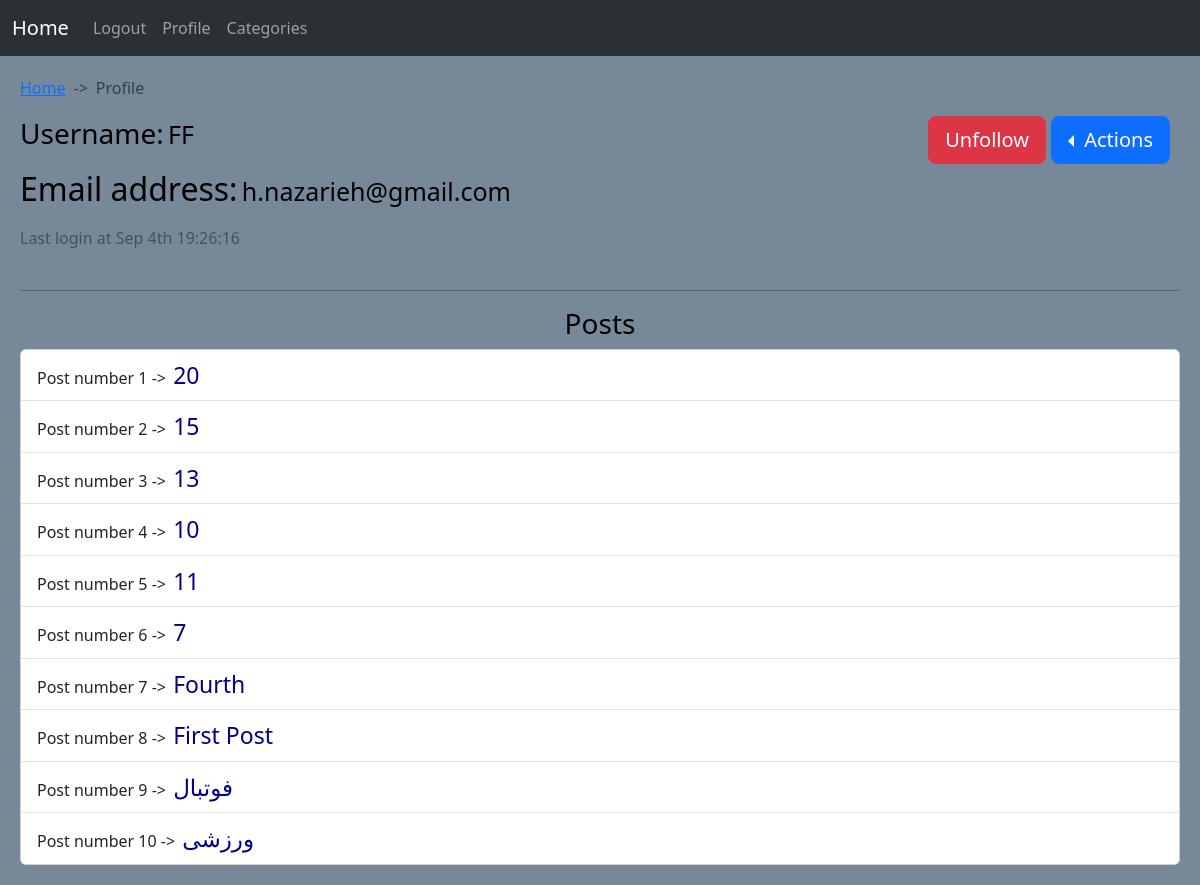
The page /accounts/Profile/FF/ (signed in) on the database its author committed.
### Posts/models.py (models this page shows, shortened)
class PostModel(models.Model):
    category = models.ForeignKey(
        CategoryModel,
        on_delete=models.CASCADE,
        related_name='category_posts',
        default=None
    )
    author = models.ForeignKey(
        User,
        on_delete=models.CASCADE,
        related_name='author_posts'
    )
    title = models.CharField(
        max_length=75,
        unique=True
    )
    slug = models.SlugField(
        max_length=150,
        unique=True,
        allow_unicode=True
    )
    body = RichTextUploadingField()
    date_created = models.DateTimeField(
        auto_now_add=True
    )
    date_updated = models.DateTimeField(
        auto_now=True
    )
    def get_absolute_url(self):
        return reverse_lazy('Posts:PostDetail', args=(self.category.slug, self.slug))
    class Meta:
        verbose_name = 'Post'
        verbose_name_plural = 'Posts'
        ordering = ('-date_created', '-date_updated')

### accounts/views.py (the view)
# urls.py: path('Profile/<str:username>/', views.UserProfileView.as_view(), name='Profile'),
class UserProfileView(LoginRequiredMixin, View):
    template_name = 'accounts/Profile.html'
    def get(self, request, username):
        user = get_object_or_404(User, username=username)
        posts = PostModel.objects.filter(author=user)
        follow = FollowModel.objects.filter(follower=request.user, following=user).exists()
        return render(request, self.template_name, {'user': user, 'posts': posts, 'Follow': follow})

### accounts/Templates/accounts/Profile.html (shortened to what this page needs)
{% extends 'Base.html' %}
{% block Body %}
	<div style="--bs-breadcrumb-divider: '->';" aria-label="breadcrumb">
		<ol class="breadcrumb">
			<li class="breadcrumb-item"><a href="{% url 'Home:Home' %}">Home</a></li>
			<li class="breadcrumb-item active" aria-current="page">Profile</li>
		</ol>
	</div>
		<div class="dropstart btn-group" style="float: right; margin-right: 10px;">
	        <button class="btn btn-primary dropdown-toggle btn-lg" type="button" data-bs-toggle="dropdown" aria-expanded="false">
	            Actions
	        </button>
		</div>
	{% if Follow and request.user != user %}
		<a class="btn btn-danger btn-lg" style="float: right; margin-right: 5px;" href="{% url 'accounts:Unfollow' user.username %}">Unfollow</a>
	{% elif not Follow and request.user != user %}
		<a class="btn btn-success btn-lg" style="float: right; margin-right: 5px;" href="{% url 'accounts:Follow' user.username %}">Follow</a>
	{% endif %}
	<div style="display: inline-block;">
		<h3 style=" display: inline-block;">Username: </h3>
		<p style="font-size: 25px; display: inline-block;"> {{ user.username }}</p><br/>
		<h2 style="display: inline-block;">Email address: </h2>
		<p style="font-size: 25px; display: inline-block;">{{ user.email }}</p><br/>
		<span style="opacity: 40%;">Last login at {{ user.last_login|date:"M jS H:i:s" }}</span><br/><br/>
	</div>
	<hr/>
	<h3 style="text-align: center;"> Posts </h3>
	<div id="posts_list" class="card">
		<ul class="list-group list-group-flush">
			{% for post in posts %}
		        <li class="list-group-item">Post number {{ forloop.counter }} -> <a href="{{ post.get_absolute_url }}">{{ post.title }}</a></li>
			{% empty %}
				<li class="list-group-item">No posts submitted so far</li>
			{% endfor %}
		</ul>
	</div>
{% endblock %}

### accounts/Templates/accounts/Profile.html (style rules this page uses)
#posts_list a { text-decoration: none; color: darkblue; padding: 3px; font-size: 23px; }

### rows shown on the page
PostModel: title "20"
PostModel: title "15"
PostModel: title "13"
PostModel: title "10"
PostModel: title "11"
PostModel: title "7"
PostModel: title "Fourth"
PostModel: title "First Post"
PostModel: title "فوتبال"
PostModel: title "ورزشی"

### other values the page prints
{{ user.username }} "FF"
{{ user.email }} "h.nazarieh@gmail.com"
{{ user.last_login|date:"M jS H:i:s" }} "Sep 4th 19:26:16"
